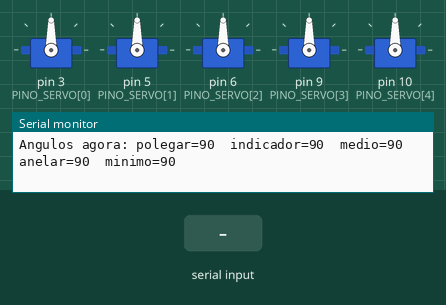
Simulated run of this sketch. Board: Arduino Uno, built with avr-gcc and run on an emulated ATmega328P. Parts: 5 × servo, the last lines printed to the serial monitor. Inputs (shaded band) come from the test bench.

Above: at 2.7 s.
2.8 s: "F\n" received over Serial
At 5.2 s:
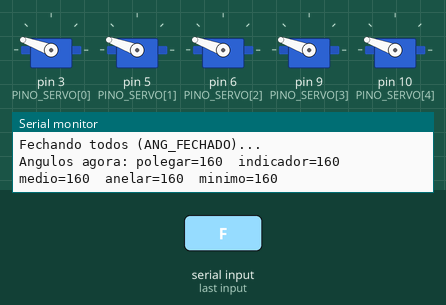
5.5 s: "a90\n" received over Serial
At 7.5 s:
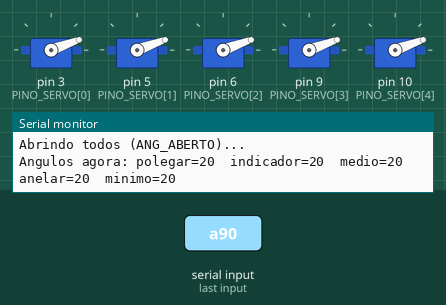
8.2 s: "f90\n" received over Serial
At 8.35 s:
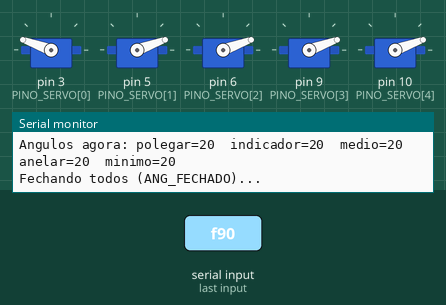
10.9 s: "a 45\n" received over Serial
At 11.05 s:
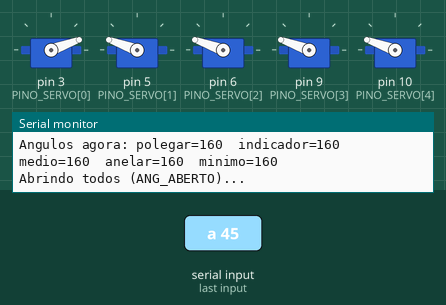
13.6 s: "f 45\n" received over Serial
At 14.05 s:
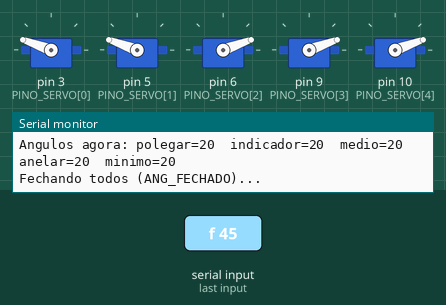
Timing chart, 0 to 16.6 s (numbered marks = the images above; inputs shaded):
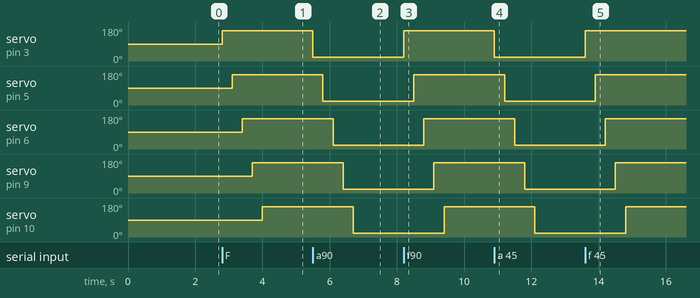

The sketch:

teste_servos.ino
```cpp
/*
  ==========================================================================
  TESTE DOS SERVOS  -  ferramenta de calibracao (Arduino Uno)
  ==========================================================================
  Para que serve:
    Descobrir, dedo por dedo, qual angulo deixa o dedo ABERTO (esticado)
    e qual angulo deixa o dedo FECHADO (dobrado). Esses numeros vao para
    as tabelas ANG_ABERTO e ANG_FECHADO dos programas "mao_com_fio" e
    "mao_sem_fio".

  Como usar:
    1. Grave este programa no Uno.
    2. Abra o Monitor Serial (lupa no canto da IDE) em 115200 baud.
    3. Digite comandos e aperte Enter:
         2 90    -> move o servo 2 (indicador) para 90 graus
         a       -> leva todos os dedos para ANG_ABERTO (repouso)
         f       -> leva todos os dedos para ANG_FECHADO
         ?       -> mostra a ajuda de novo
    4. Va mudando o angulo aos poucos (de 5 em 5 graus). Quando o dedo
       ficar bem esticado, anote: esse e o ANG_ABERTO. Quando ficar bem
       dobrado SEM o servo forcar (sem zumbido alto), anote: ANG_FECHADO.

  Numeracao dos servos (igual em todos os programas):
    1 = polegar  -> pino D3
    2 = indicador-> pino D5
    3 = medio    -> pino D6
    4 = anelar   -> pino D9
    5 = minimo   -> pino D10

  Ligacao: fio laranja/amarelo do servo = sinal (pino acima),
           vermelho = + do pack de pilhas (4,8 V), marrom = GND.
           O GND do pack TEM que estar ligado no GND do Uno.

  Dica de montagem: grave este programa ANTES de prender o "chifre"
  (a pecinha branca) no servo. Ao ligar, todos vao para 90 graus; prenda
  o chifre com o servo nessa posicao (meio do curso).
  ==========================================================================
*/

#include <Servo.h>

// ---------------- Tabelas iguais as dos outros programas ----------------
// Ordem: polegar, indicador, medio, anelar, minimo
const uint8_t PINO_SERVO[5]  = { 3, 5, 6, 9, 10 };
const char*   NOME_DEDO[5]   = { "polegar", "indicador", "medio", "anelar", "minimo" };

// Troque estes numeros pelos que voce anotar no teste.
int ANG_ABERTO[5]  = { 20, 20, 20, 20, 20 };     // dedo esticado
int ANG_FECHADO[5] = { 160, 160, 160, 160, 160 }; // dedo dobrado

const int ANG_INICIAL = 90;        // posicao ao ligar (meio do curso)
const int ATRASO_ENTRE_SERVOS = 300; // ms entre um servo e o proximo

Servo servo[5];
int angAtual[5];

char linha[24];        // texto digitado
uint8_t tamLinha = 0;
unsigned long ultimoCaractere = 0;

// Move os 5 servos, UM DE CADA VEZ, para os angulos da tabela.
// Mover todos juntos puxa muita corrente de uma vez e pode reiniciar o Uno.
void moverTodos(const int angulos[5]) {
  for (uint8_t i = 0; i < 5; i++) {
    servo[i].write(angulos[i]);
    angAtual[i] = angulos[i];
    delay(ATRASO_ENTRE_SERVOS);
  }
}

void mostrarAjuda() {
  Serial.println();
  Serial.println(F("=== TESTE DOS SERVOS - Mao Robotica ==="));
  Serial.println(F("Comandos (digite e aperte Enter):"));
  Serial.println(F("  N ANGULO  -> ex.: 2 90  (servo 1 a 5, angulo 0 a 180)"));
  Serial.println(F("  a         -> todos para ANG_ABERTO (repouso)"));
  Serial.println(F("  f         -> todos para ANG_FECHADO (use depois de ajustar a tabela)"));
  Serial.println(F("  ?         -> esta ajuda"));
  Serial.println(F("Servos: 1=polegar(D3) 2=indicador(D5) 3=medio(D6) 4=anelar(D9) 5=minimo(D10)"));
  Serial.println(F("Va de 5 em 5 graus. Se o servo zumbir forte, volte um pouco!"));
  Serial.println();
}

void mostrarAngulos() {
  Serial.print(F("Angulos agora: "));
  for (uint8_t i = 0; i < 5; i++) {
    Serial.print(NOME_DEDO[i]);
    Serial.print('=');
    Serial.print(angAtual[i]);
    Serial.print(i < 4 ? F("  ") : F("\n"));
  }
}

// Interpreta o que foi digitado
void executarComando(char* txt) {
  // pula espacos no comeco
  while (*txt == ' ') txt++;
  if (*txt == '\0') return;

  if (*txt == '?' || *txt == 'h' || *txt == 'H') {
    mostrarAjuda();
    return;
  }
  if (*txt == 'a' || *txt == 'A') {
    Serial.println(F("Abrindo todos (ANG_ABERTO)..."));
    moverTodos(ANG_ABERTO);
    mostrarAngulos();
    return;
  }
  if (*txt == 'f' || *txt == 'F') {
    Serial.println(F("Fechando todos (ANG_FECHADO)..."));
    moverTodos(ANG_FECHADO);
    mostrarAngulos();
    return;
  }

  // Formato "N ANGULO"
  char* resto;
  long n = strtol(txt, &resto, 10);
  if (resto == txt) {
    Serial.println(F("Nao entendi. Digite ? para ajuda."));
    return;
  }
  char* fim;
  long ang = strtol(resto, &fim, 10);
  if (fim == resto) {
    Serial.println(F("Falta o angulo. Exemplo: 2 90"));
    return;
  }
  if (n < 1 || n > 5) {
    Serial.println(F("Servo invalido: use 1 a 5."));
    return;
  }
  if (ang < 0 || ang > 180) {
    Serial.println(F("Angulo invalido: use 0 a 180."));
    return;
  }

  uint8_t i = n - 1;
  servo[i].write((int)ang);
  angAtual[i] = ang;
  Serial.print(F("Servo "));
  Serial.print(n);
  Serial.print(F(" ("));
  Serial.print(NOME_DEDO[i]);
  Serial.print(F(") -> "));
  Serial.print(ang);
  Serial.println(F(" graus"));
  mostrarAngulos();
}

void setup() {
  Serial.begin(115200);

  // Liga os servos um por um, ja em 90 graus, com uma pausa entre eles.
  // (write antes de attach = o primeiro pulso ja sai no angulo certo)
  for (uint8_t i = 0; i < 5; i++) {
    servo[i].write(ANG_INICIAL);
    servo[i].attach(PINO_SERVO[i]);
    angAtual[i] = ANG_INICIAL;
    delay(ATRASO_ENTRE_SERVOS);
  }

  mostrarAjuda();
  mostrarAngulos();
}

void loop() {
  // Junta as letras digitadas ate chegar o Enter.
  while (Serial.available() > 0) {
    char c = Serial.read();
    ultimoCaractere = millis();
    if (c == '\n' || c == '\r') {
      linha[tamLinha] = '\0';
      executarComando(linha);
      tamLinha = 0;
    } else if (tamLinha < sizeof(linha) - 1) {
      linha[tamLinha++] = c;
    }
  }

  // Se o Monitor estiver em "Nenhum final de linha", nao chega Enter.
  // Entao, depois de 200 ms sem letras novas, executa assim mesmo.
  if (tamLinha > 0 && millis() - ultimoCaractere > 200) {
    linha[tamLinha] = '\0';
    executarComando(linha);
    tamLinha = 0;
  }
}
```

Measured:
- after the input at 2.8 s, servo on pin 3 (PINO_SERVO[0]): 90° → 160° at once; servo on pin 5 (PINO_SERVO[1]): 90° → 160° after 0.30 s; servo on pin 6 (PINO_SERVO[2]): 90° → 160° after 0.60 s; servo on pin 9 (PINO_SERVO[3]): 90° → 160° after 0.90 s; servo on pin 10 (PINO_SERVO[4]): 90° → 160° after 1.2 s
- after the input at 5.5 s, servo on pin 3 (PINO_SERVO[0]): 160° → 20° at once; servo on pin 5 (PINO_SERVO[1]): 160° → 20° after 0.30 s; servo on pin 6 (PINO_SERVO[2]): 160° → 20° after 0.60 s; servo on pin 9 (PINO_SERVO[3]): 160° → 20° after 0.90 s; servo on pin 10 (PINO_SERVO[4]): 160° → 20° after 1.2 s
- after the input at 8.2 s, servo on pin 3 (PINO_SERVO[0]): 20° → 160° at once; servo on pin 5 (PINO_SERVO[1]): 20° → 160° after 0.30 s; servo on pin 6 (PINO_SERVO[2]): 20° → 160° after 0.60 s; servo on pin 9 (PINO_SERVO[3]): 20° → 160° after 0.90 s; servo on pin 10 (PINO_SERVO[4]): 20° → 160° after 1.2 s
- after the input at 10.9 s, servo on pin 3 (PINO_SERVO[0]): 160° → 20° at once; servo on pin 5 (PINO_SERVO[1]): 160° → 20° after 0.30 s; servo on pin 6 (PINO_SERVO[2]): 160° → 20° after 0.60 s; servo on pin 9 (PINO_SERVO[3]): 160° → 20° after 0.90 s; servo on pin 10 (PINO_SERVO[4]): 160° → 20° after 1.2 s
- after the input at 13.6 s, servo on pin 3 (PINO_SERVO[0]): 20° → 160° at once; servo on pin 5 (PINO_SERVO[1]): 20° → 160° after 0.30 s; servo on pin 6 (PINO_SERVO[2]): 20° → 160° after 0.60 s; servo on pin 9 (PINO_SERVO[3]): 20° → 160° after 0.90 s; servo on pin 10 (PINO_SERVO[4]): 20° → 160° after 1.2 s
